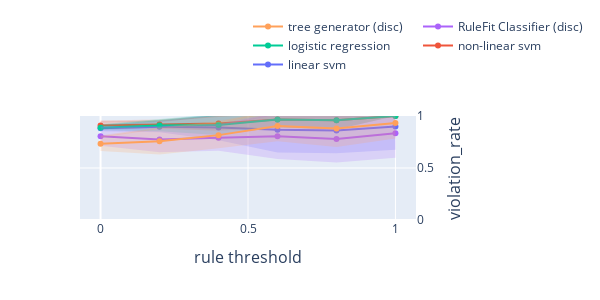

The code cell stored with this chart in its notebook:
### Code cell
import plotly.graph_objects as go
from plotly.subplots import make_subplots


# グラフのデータを準備
# index = ['l-SVM-p', 'r-SVM-p', 'LogReg-p']

# index = [
#     'linear svm (L)', 
#     'non-linear svm (L)', 
#     'logistic regression (L)'
# ]

index = [
    'linear svm', 
    'non-linear svm', 
    'logistic regression',
    'RuleFit Classifier (disc)',
    'tree generator (disc)',
]

columns = ['violation_rate']

title_text = "rule threshold"


# サブプロットの作成
# fig = make_subplots(rows=1, cols=2, subplot_titles=('AUC', 'ルール違反率'))
fig = make_subplots(rows=len(columns), cols=1)
showlegend=True

for row_num, col in enumerate(columns):
    tmp_mean = pd.DataFrame(
        [{info: df.loc[model_name, col] for info, df in zip(infos, dfs_mean)} for model_name in index],
        index=index
    )
    tmp_std = pd.DataFrame(
        [{info: df.loc[model_name, col] for info, df in zip(infos, dfs_std)} for model_name in index],
        index=index
    )

    # グラフ1: AUC
    for i in range(len(tmp_mean)):
        fig.add_trace(
            go.Scatter(
                x=tmp_mean.columns,
                y=tmp_mean.iloc[i, :],
                mode='lines+markers',
                name=tmp_mean.index[i],
                line=dict(color=colors_mean[i]),  # ラインの色を設定
                marker=dict(color=colors_mean[i]),  # マーカーの色を設定
                showlegend=showlegend,
            ),
            row=row_num+1, col=1
        )
        fig.add_trace(
            go.Scatter(
                x=tmp_mean.columns,
                y=tmp_mean.iloc[i, :] + tmp_std.iloc[i, :],
                mode='lines',
                line=dict(color=colors_std[i]),  # ラインの色を設定
                showlegend=False
            ),
            row=row_num+1, col=1
        )
        fig.add_trace(
            go.Scatter(
                x=tmp_mean.columns,
                y=tmp_mean.iloc[i, :] - tmp_std.iloc[i, :],
                mode='lines',
                fill='tonexty',
                fillcolor=colors_std[i],
                line=dict(color='rgba(255,255,255,0)'),
                showlegend=False
            ),
            row=row_num+1, col=1
        )
    
    # x, y 軸の設定
    fig.update_xaxes(title_text=title_text, row=row_num+1, col=1)
    fig.update_yaxes(title_text=col, range=[0, 1], row=row_num+1, col=1, side='right', title_font=dict(size=16))

    showlegend=False
    
# レイアウトの設定
fig.update_layout(
    height=len(columns) * 300,
    width=600,
    xaxis=dict(
        domain=[0, 1],  # 左側のsubplotの幅を調整
        title_font=dict(size=16)
    ),
    xaxis2=dict(
        domain=[0, 1],  # 右側のsubplotの幅を調整
        title_font=dict(size=16)
    ),
    legend=dict(
        x=0.5,
        y=2,
        orientation='h'  # 水平配置
    ),
)


# グラフの表示
fig.show()

### Figure 1 — Plotly figure (JSON) as saved in the notebook; plotly's stock layout.template omitted (floating-point values rounded to 4 significant figures)
{"data": [{"line": {"color": "rgba(99,110,250,1)"}, "marker": {"color": "rgba(99,110,250,1)"}, "mode": "lines+markers", "name": "linear svm", "showlegend": true, "type": "scatter", "x": [0, 0.2, 0.4, 0.6, 0.8, 1], "xaxis": "x", "y": [0.8813, 0.897, 0.8885, 0.8667, 0.86, 0.9], "yaxis": "y"}, {"line": {"color": "rgba(99,110,250,0.2)"}, "mode": "lines", "showlegend": false, "type": "scatter", "x": [0, 0.2, 0.4, 0.6, 0.8, 1], "xaxis": "x", "y": [0.9081, 0.949, 1.01, 1.084, 1.079, 1.124], "yaxis": "y"}, {"fill": "tonexty", "fillcolor": "rgba(99,110,250,0.2)", "line": {"color": "rgba(255,255,255,0)"}, "mode": "lines", "showlegend": false, "type": "scatter", "x": [0, 0.2, 0.4, 0.6, 0.8, 1], "xaxis": "x", "y": [0.8545, 0.8449, 0.7665, 0.6494, 0.6409, 0.6764], "yaxis": "y"}, {"line": {"color": "rgba(239,85,59,1)"}, "marker": {"color": "rgba(239,85,59,1)"}, "mode": "lines+markers", "name": "non-linear svm", "showlegend": true, "type": "scatter", "x": [0, 0.2, 0.4, 0.6, 0.8, 1], "xaxis": "x", "y": [0.9086, 0.9172, 0.9288, 0.9667, 0.96, 1], "yaxis": "y"}, {"line": {"color": "rgba(239,85,59,0.2)"}, "mode": "lines", "showlegend": false, "type": "scatter", "x": [0, 0.2, 0.4, 0.6, 0.8, 1], "xaxis": "x", "y": [0.9475, 0.9556, 0.9994, 1.041, 1.049, 1], "yaxis": "y"}, {"fill": "tonexty", "fillcolor": "rgba(239,85,59,0.2)", "line": {"color": "rgba(255,255,255,0)"}, "mode": "lines", "showlegend": false, "type": "scatter", "x": [0, 0.2, 0.4, 0.6, 0.8, 1], "xaxis": "x", "y": [0.8696, 0.8788, 0.8583, 0.8921, 0.8706, 1], "yaxis": "y"}, {"line": {"color": "rgba(0,204,150,1)"}, "marker": {"color": "rgba(0,204,150,1)"}, "mode": "lines+markers", "name": "logistic regression", "showlegend": true, "type": "scatter", "x": [0, 0.2, 0.4, 0.6, 0.8, 1], "xaxis": "x", "y": [0.8869, 0.9081, 0.9135, 0.9667, 0.96, 1], "yaxis": "y"}, {"line": {"color": "rgba(0,204,150,0.2)"}, "mode": "lines", "showlegend": false, "type": "scatter", "x": [0, 0.2, 0.4, 0.6, 0.8, 1], "xaxis": "x", "y": [0.9112, 0.9638, 1.01, 1.041, 1.049, 1], "yaxis": "y"}, {"fill": "tonexty", "fillcolor": "rgba(0,204,150,0.2)", "line": {"color": "rgba(255,255,255,0)"}, "mode": "lines", "showlegend": false, "type": "scatter", "x": [0, 0.2, 0.4, 0.6, 0.8, 1], "xaxis": "x", "y": [0.8626, 0.8524, 0.8168, 0.8921, 0.8706, 1], "yaxis": "y"}, {"line": {"color": "rgba(171,99,250,1)"}, "marker": {"color": "rgba(171,99,250,1)"}, "mode": "lines+markers", "name": "RuleFit Classifier (disc)", "showlegend": true, "type": "scatter", "x": [0, 0.2, 0.4, 0.6, 0.8, 1], "xaxis": "x", "y": [0.8043, 0.7747, 0.791, 0.8048, 0.78, 0.8333], "yaxis": "y"}, {"line": {"color": "rgba(171,99,250,0.2)"}, "mode": "lines", "showlegend": false, "type": "scatter", "x": [0, 0.2, 0.4, 0.6, 0.8, 1], "xaxis": "x", "y": [0.8943, 0.8975, 0.9153, 1.023, 1.008, 1.069], "yaxis": "y"}, {"fill": "tonexty", "fillcolor": "rgba(171,99,250,0.2)", "line": {"color": "rgba(255,255,255,0)"}, "mode": "lines", "showlegend": false, "type": "scatter", "x": [0, 0.2, 0.4, 0.6, 0.8, 1], "xaxis": "x", "y": [0.7143, 0.652, 0.6668, 0.5863, 0.552, 0.5976], "yaxis": "y"}, {"line": {"color": "rgba(255,161,90,1)"}, "marker": {"color": "rgba(255,161,90,1)"}, "mode": "lines+markers", "name": "tree generator (disc)", "showlegend": true, "type": "scatter", "x": [0, 0.2, 0.4, 0.6, 0.8, 1], "xaxis": "x", "y": [0.733, 0.7566, 0.816, 0.9048, 0.88, 0.9333], "yaxis": "y"}, {"line": {"color": "rgba(255,161,90,0.2)"}, "mode": "lines", "showlegend": false, "type": "scatter", "x": [0, 0.2, 0.4, 0.6, 0.8, 1], "xaxis": "x", "y": [0.8035, 0.8842, 0.9425, 1.052, 1.059, 1.082], "yaxis": "y"}, {"fill": "tonexty", "fillcolor": "rgba(255,161,90,0.2)", "line": {"color": "rgba(255,255,255,0)"}, "mode": "lines", "showlegend": false, "type": "scatter", "x": [0, 0.2, 0.4, 0.6, 0.8, 1], "xaxis": "x", "y": [0.6625, 0.629, 0.6895, 0.758, 0.7011, 0.7843], "yaxis": "y"}], "layout": {"height": 300, "legend": {"orientation": "h", "x": 0.5, "y": 2}, "width": 600, "xaxis": {"anchor": "y", "domain": [0, 1], "title": {"font": {"size": 16}, "text": "rule threshold"}}, "xaxis2": {"domain": [0, 1], "title": {"font": {"size": 16}}}, "yaxis": {"anchor": "x", "domain": [0, 1], "range": [0, 1], "side": "right", "title": {"font": {"size": 16}, "text": "violation_rate"}}}}
